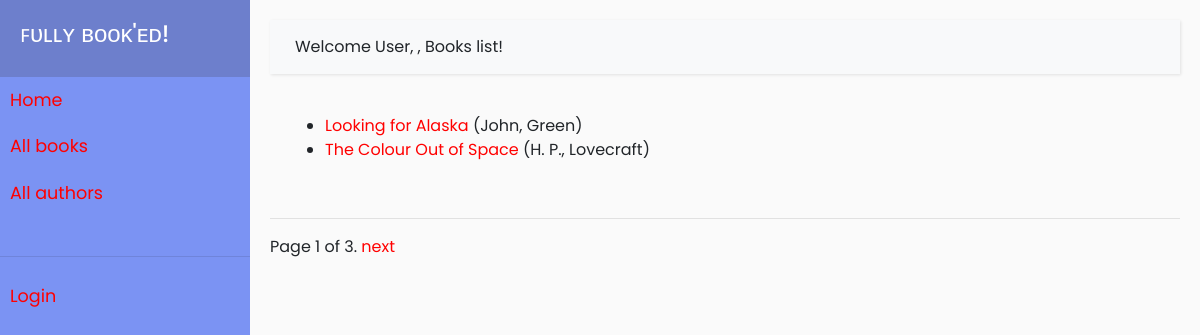
Page /catalog/books/ on the earlier database version.
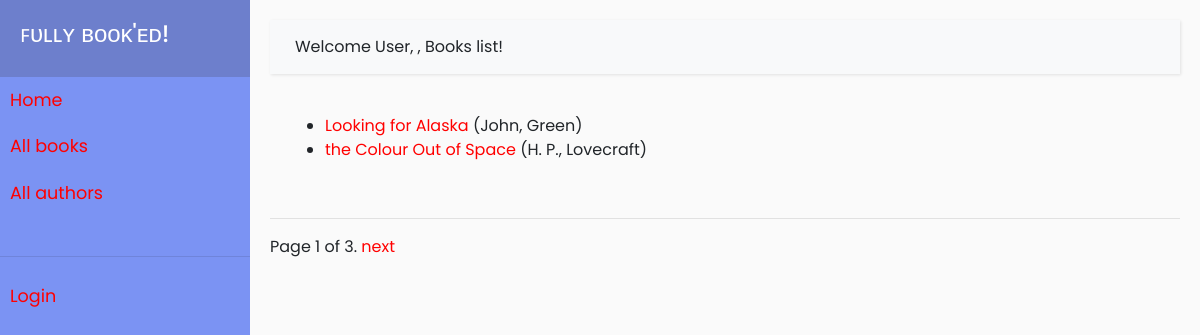
Same page on the later database version.
### catalog/models.py (models this page shows, shortened)
class Book(models.Model):
    title = models.CharField(max_length = 100)
    author = models.ForeignKey('Author', on_delete = models.SET_NULL, null = True)
    summary = models.TextField(max_length = 1000, help_text = "Enter description of book")
    isbn = models.CharField('ISBN', max_length = 13, unique = True, help_text = '10 or 13 digit Number')
    genre = models.ManyToManyField(Genre, help_text = 'Select genre of book')
    language = models.ForeignKey('Language', on_delete = models.SET_NULL, null = True)
    def get_absolute_url(self):
        return reverse('book-detail', args=[str(self.id)])
    def display_genre(self):
        return ', '.join(genre.name for genre in self.genre.all()[:3])
    display_genre.short_description = "Genre"

class Author(models.Model):
    first_name = models.CharField(max_length = 100)
    last_name = models.CharField(max_length = 100)
    date_of_birth = models.DateField(null = True, blank = True)
    date_of_death = models.DateField(null = True, blank = True)
    class Meta:
        ordering = ['last_name', 'first_name']
    def __str__(self):
        return f'{self.first_name}, {self.last_name}'

### catalog/views.py (the view)
# urls.py: path('books/', views.BookListView.as_view(), name = 'books'),
class BookListView(generic.ListView):
    model = Book
    paginate_by = 2

### catalog/templates/catalog/book_list.html (shortened to what this page needs)
{% extends "base_generic.html" %}
{% block heading %}
<span>Welcome {% if user.is_authenticated %}{{ user.get_username }}
  {% else %} User,
  {% endif %}, Books list!</span>
{% endblock %}
{% block content %}
  {% if book_list %}
  <ul>
    {% for book in book_list %}
      <li>
        <a href="{{ book.get_absolute_url }}">{{ book.title }}</a> ({{book.author}})
      </li>
    {% endfor %}
  </ul>
  {% else %}
    <p>There are no books in the library.</p>
  {% endif %}
{% endblock %}

Differences in the rows shown:
changed Book "H. P., Lovecraft": title "The Colour Out of Space" → "the Colour Out of Space"
